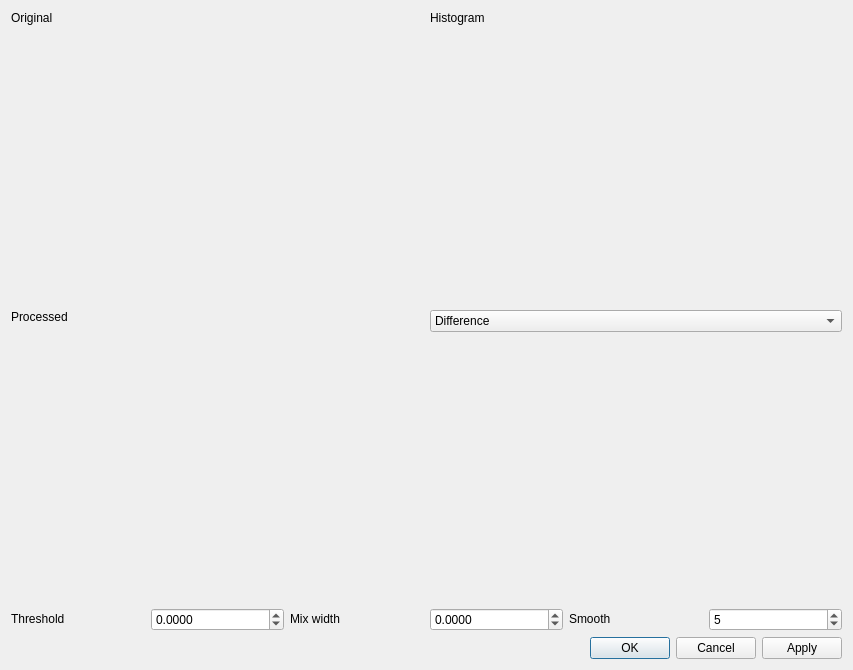
<?xml version="1.0" encoding="UTF-8"?>
<ui version="4.0">
 <class>AdaptiveFilterDlg</class>
 <widget class="QDialog" name="AdaptiveFilterDlg">
  <property name="geometry">
   <rect>
    <x>0</x>
    <y>0</y>
    <width>853</width>
    <height>670</height>
   </rect>
  </property>
  <property name="sizePolicy">
   <sizepolicy hsizetype="Preferred" vsizetype="Preferred">
    <horstretch>0</horstretch>
    <verstretch>0</verstretch>
   </sizepolicy>
  </property>
  <property name="windowTitle">
   <string>Dialog</string>
  </property>
  <layout class="QVBoxLayout" name="verticalLayout_2">
   <item>
    <layout class="QVBoxLayout" name="verticalLayout">
     <item>
      <layout class="QHBoxLayout" name="horizontalLayout">
       <item>
        <layout class="QVBoxLayout" name="verticalLayout_4">
         <item>
          <widget class="QLabel" name="label">
           <property name="sizePolicy">
            <sizepolicy hsizetype="Preferred" vsizetype="Maximum">
             <horstretch>0</horstretch>
             <verstretch>0</verstretch>
            </sizepolicy>
           </property>
           <property name="text">
            <string>Original</string>
           </property>
          </widget>
         </item>
         <item>
          <widget class="QtAddons::ImageViewerWidget" name="viewerOriginal" native="true">
           <property name="minimumSize">
            <size>
             <width>0</width>
             <height>256</height>
            </size>
           </property>
          </widget>
         </item>
        </layout>
       </item>
       <item>
        <layout class="QVBoxLayout" name="verticalLayout_6">
         <item>
          <widget class="QLabel" name="label_2">
           <property name="sizePolicy">
            <sizepolicy hsizetype="Preferred" vsizetype="Maximum">
             <horstretch>0</horstretch>
             <verstretch>0</verstretch>
            </sizepolicy>
           </property>
           <property name="text">
            <string>Histogram</string>
           </property>
          </widget>
         </item>
         <item>
          <widget class="QtAddons::Plotter" name="plotHistogram" native="true">
           <property name="minimumSize">
            <size>
             <width>0</width>
             <height>256</height>
            </size>
           </property>
          </widget>
         </item>
        </layout>
       </item>
      </layout>
     </item>
     <item>
      <layout class="QHBoxLayout" name="horizontalLayout_2">
       <item>
        <layout class="QVBoxLayout" name="verticalLayout_7">
         <item>
          <widget class="QLabel" name="label_3">
           <property name="sizePolicy">
            <sizepolicy hsizetype="Preferred" vsizetype="Maximum">
             <horstretch>0</horstretch>
             <verstretch>0</verstretch>
            </sizepolicy>
           </property>
           <property name="text">
            <string>Processed</string>
           </property>
          </widget>
         </item>
         <item>
          <widget class="QtAddons::ImageViewerWidget" name="viewerProcessed" native="true">
           <property name="minimumSize">
            <size>
             <width>0</width>
             <height>256</height>
            </size>
           </property>
          </widget>
         </item>
        </layout>
       </item>
       <item>
        <layout class="QVBoxLayout" name="verticalLayout_8">
         <item>
          <widget class="QComboBox" name="comboCompare">
           <item>
            <property name="text">
             <string>Difference</string>
            </property>
           </item>
           <item>
            <property name="text">
             <string>Change map</string>
            </property>
           </item>
          </widget>
         </item>
         <item>
          <widget class="QtAddons::ImageViewerWidget" name="viewerDifference" native="true">
           <property name="minimumSize">
            <size>
             <width>0</width>
             <height>256</height>
            </size>
           </property>
          </widget>
         </item>
        </layout>
       </item>
      </layout>
     </item>
     <item>
      <layout class="QHBoxLayout" name="horizontalLayout_4">
       <item>
        <widget class="QLabel" name="label_5">
         <property name="sizePolicy">
          <sizepolicy hsizetype="Preferred" vsizetype="Maximum">
           <horstretch>0</horstretch>
           <verstretch>0</verstretch>
          </sizepolicy>
         </property>
         <property name="text">
          <string>Threshold</string>
         </property>
        </widget>
       </item>
       <item>
        <widget class="QDoubleSpinBox" name="spinLambda">
         <property name="sizePolicy">
          <sizepolicy hsizetype="Minimum" vsizetype="Fixed">
           <horstretch>0</horstretch>
           <verstretch>0</verstretch>
          </sizepolicy>
         </property>
         <property name="decimals">
          <number>4</number>
         </property>
         <property name="minimum">
          <double>-100.000000000000000</double>
         </property>
        </widget>
       </item>
       <item>
        <widget class="QLabel" name="label_6">
         <property name="sizePolicy">
          <sizepolicy hsizetype="Preferred" vsizetype="Maximum">
           <horstretch>0</horstretch>
           <verstretch>0</verstretch>
          </sizepolicy>
         </property>
         <property name="text">
          <string>Mix width</string>
         </property>
        </widget>
       </item>
       <item>
        <widget class="QDoubleSpinBox" name="spinSigma">
         <property name="decimals">
          <number>4</number>
         </property>
         <property name="minimum">
          <double>-100.000000000000000</double>
         </property>
        </widget>
       </item>
       <item>
        <widget class="QLabel" name="label_7">
         <property name="sizePolicy">
          <sizepolicy hsizetype="Preferred" vsizetype="Maximum">
           <horstretch>0</horstretch>
           <verstretch>0</verstretch>
          </sizepolicy>
         </property>
         <property name="text">
          <string>Smooth</string>
         </property>
        </widget>
       </item>
       <item>
        <widget class="QSpinBox" name="spinSize">
         <property name="minimum">
          <number>1</number>
         </property>
         <property name="value">
          <number>5</number>
         </property>
        </widget>
       </item>
      </layout>
     </item>
    </layout>
   </item>
   <item>
    <widget class="QDialogButtonBox" name="buttonBox">
     <property name="orientation">
      <enum>Qt::Horizontal</enum>
     </property>
     <property name="standardButtons">
      <set>QDialogButtonBox::Apply|QDialogButtonBox::Cancel|QDialogButtonBox::Ok</set>
     </property>
    </widget>
   </item>
  </layout>
 </widget>
 <customwidgets>
  <customwidget>
   <class>QtAddons::ImageViewerWidget</class>
   <extends>QWidget</extends>
   <header location="global">imageviewerwidget.h</header>
   <container>1</container>
  </customwidget>
  <customwidget>
   <class>QtAddons::Plotter</class>
   <extends>QWidget</extends>
   <header location="global">plotter.h</header>
   <container>1</container>
  </customwidget>
 </customwidgets>
 <resources/>
 <connections>
  <connection>
   <sender>buttonBox</sender>
   <signal>accepted()</signal>
   <receiver>AdaptiveFilterDlg</receiver>
   <slot>accept()</slot>
   <hints>
    <hint type="sourcelabel">
     <x>248</x>
     <y>254</y>
    </hint>
    <hint type="destinationlabel">
     <x>157</x>
     <y>274</y>
    </hint>
   </hints>
  </connection>
  <connection>
   <sender>buttonBox</sender>
   <signal>rejected()</signal>
   <receiver>AdaptiveFilterDlg</receiver>
   <slot>reject()</slot>
   <hints>
    <hint type="sourcelabel">
     <x>316</x>
     <y>260</y>
    </hint>
    <hint type="destinationlabel">
     <x>286</x>
     <y>274</y>
    </hint>
   </hints>
  </connection>
 </connections>
</ui>
